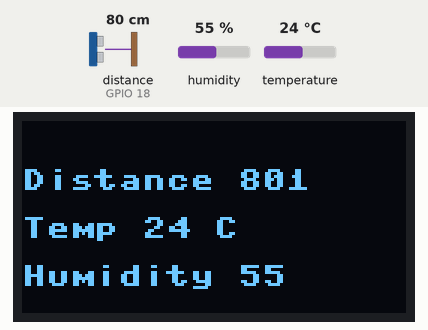
Bench run of a program on a simulated ESP32 board running MicroPython. Shown: 128×64 one-colour display. Inputs (shaded band) come from the test bench; at power-on: distance to the obstacle (sensor on GPIO 18) 80 cm, humidity 55 %, temperature 24 °C. The echo pulse lasts 58.3 µs per cm; WiFi joins after 1.5 s; no MQTT or app messages arrive unless stated; web requests get an empty 200 reply after 0.4 s; library files of the repository ran but are not shown: ssd1306.py, hcsr04.py; what the program prints to the serial console is not drawn.

Above: at 2.2 s.

The program:

main.py
```python
# Complete project details at https://RandomNerdTutorials.com/micropython-hc-sr04-ultrasonic-esp32-esp8266/
from machine import Pin, SoftI2C
import ssd1306, time
from hcsr04 import HCSR04
from time import sleep
from umqtt.simple import MQTTClient
import dht
import urequests as requests
import json


CLIENT_NAME = 'serverroom'
BROKER_ADDR = 'insert-ip-here'
mqttc = MQTTClient(CLIENT_NAME, BROKER_ADDR, keepalive=60)
mqttc.connect()

sensor_temp = dht.DHT11(Pin(19))

# ESP32 Pin assignment
i2c = SoftI2C(scl=Pin(22), sda=Pin(21))
sensor_dist = HCSR04(trigger_pin=5, echo_pin=18, echo_timeout_us=10000)


oled_width = 128
oled_height = 64
oled = ssd1306.SSD1306_I2C(oled_width, oled_height, i2c)
BTN_TOPIC = 'serverroom/distance'
BTN_TOPIC2 = 'serverroom/temperature'

lasttemp = 0
lasthum = 0
lastdist = 0
retVal = True


def get_url():
    post_url = 'https://virtual--karitraining.mevisio.com/endpoints/esp32IoT'

    return post_url

def dataToMevisio(temp,distance,humidity):
    post_data = { "temp": temp, "distance": distance, "humidity": humidity}
    header_data = {"authorization": 'retracted-for-reasons', "Content-Type": 'application/json'}
    print(post_data)
    req = requests.post(get_url(), json=post_data, headers=header_data)
    req.status_code
    req.close()

def compareValues(newtemp,newdist,newhum,oldtemp,olddist,oldhum):
    if newtemp == oldtemp:
        if newhum == oldhum:
            if newdist == olddist:
                return False
            else:
                return True
        else:
            return True
    else:
        return True

while True:
  oled.fill(0)
  #oled.show()
  distance = sensor_dist.distance_mm()
  print('Distance:', distance, 'mm')
  oled.text("Distance "+str(distance), 0, 16)
  try:
    sleep(0)
    sensor_temp.measure()
    temp = sensor_temp.temperature()
    hum = sensor_temp.humidity()
    temp_f = temp * (9/5) + 32.0
    print('Temperature: %3.1f C' %temp)
    print('Temperature: %3.1f F' %temp_f)
    print('Humidity: %3.1f %%' %hum)
  except OSError as e:
    print('Failed to read sensor.')


  oled.text('Temp ' +str(temp) + ' C', 0, 32)
  oled.text('Humidity '+str(hum), 0, 48)

  mqttc.publish( BTN_TOPIC, str(distance).encode() )
  mqttc.publish( BTN_TOPIC2, str(temp).encode())

  if distance < 0:
    print('Measuring error')
    retVal = compareValues(temp,0,hum,lasttemp,lastdist,lasthum)
    lastdist = 0
  elif distance > 1200:
    if distance < 1600:
      print('Door closed')
      retVal = compareValues(temp,3,hum,lasttemp,lastdist,lasthum)
      lastdist = 3
    else:
      print('Door open')
      retVal = compareValues(temp,2,hum,lasttemp,lastdist,lasthum)
      lastdist = 2
  else:
    print('someone in the room')
    retVal = compareValues(temp,1,hum,lasttemp,lastdist,lasthum)
    lastdist = 1

  lasthum = hum
  lasttemp = temp
  if retVal:
      dataToMevisio(temp, distance, hum)

  oled.show()
  sleep(15)
```

boot.py
```python
# This file is executed on every boot (including wake-boot from deepsleep)
#import esp
#esp.osdebug(None)
#import webrepl
#webrepl.start()
import time

def connect():
    import network
    sta_if = network.WLAN(network.STA_IF)
    if not sta_if.isconnected():
        sta_if.active(True)
        sta_if.connect('SSID-replace', 'pw-replace')
        while not sta_if.isconnected():
            pass # wait till connection
    print('network config:', sta_if.ifconfig())

connect()
```
